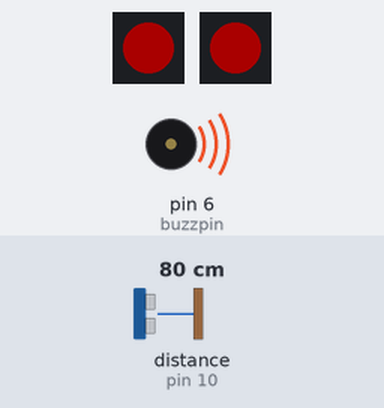
Bench run of a sketch on a simulated Arduino Uno, built with avr-gcc and run on an emulated ATmega328P. Parts: 2 × 1 RGB LEDs in strip order, left to right, buzzer (waves = sounding). Wiring (inferred from the names in the program): range finder with pulse-width output: data pin 10. Inputs (shaded band) come from the test bench; at power-on: distance to the obstacle (sensor on pin 10) 80 cm. The echo pulse lasts 58.3 µs per cm; dim RGB values are drawn brighter than linear.

Above: at 1.2 s.
1.3 s: distance to the obstacle (sensor on pin 10) set to 96 cm
4.3 s: distance to the obstacle (sensor on pin 10) set to 106 cm
At 5.94 s:
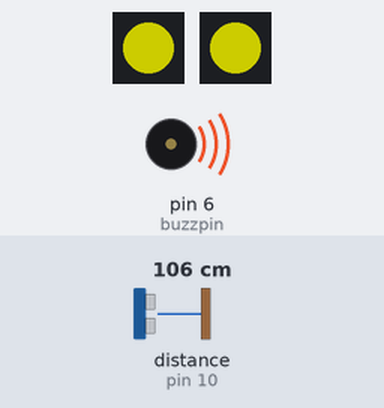
At 6.51 s:
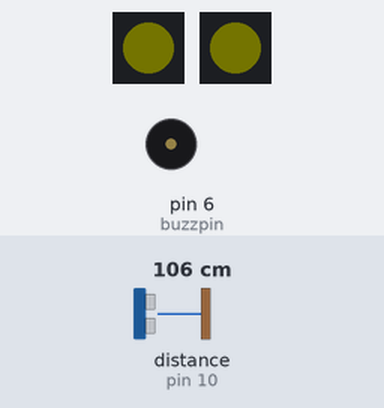
7.3 s: distance to the obstacle (sensor on pin 10) set to 250 cm
At 8.57 s:
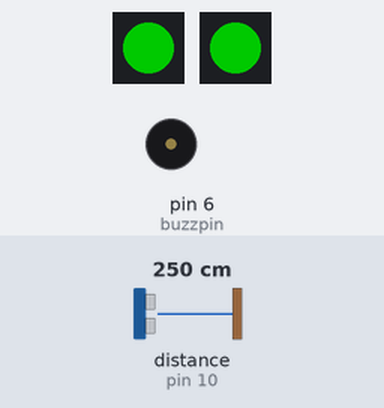
Timing chart, 0 to 16.3 s (numbered marks = the images above; inputs shaded):
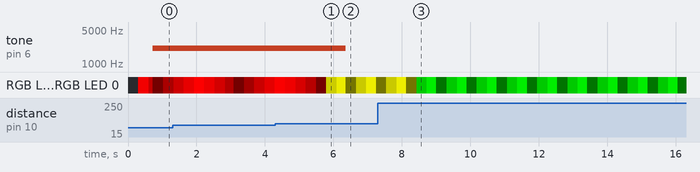

The sketch:

projectCode.ino
```cpp
#include <Adafruit_NeoPixel.h>
/*
 *  Different restrictions as to how bright the LED will be at what distance(in cm).
 *  Then we define the different frquencies of the buzzer. Must then create the different variables for the LED's, what pins theyre attached to etc.
 *  Define the different points which the LED's changing colours.
 *  The buzzer should only sound when the led turns red. When does it turn red?

*/

#define PIN 8//going to be attached to pin 8 on the flora board
#define PINS 3

#define GREEN_LONG 600
#define GREEN_SHORT 200
#define YELLOW_LONG 199
#define YELLOW_SHORT 100
#define RED_LONG 99
#define RED_SHORT 0


#define NOTE_B0  31
#define NOTE_C1  33
#define NOTE_CS1 35
#define NOTE_D1  37
#define NOTE_DS1 39
#define NOTE_E1  41
#define NOTE_F1  44
#define NOTE_FS1 46
#define NOTE_G1  49
#define NOTE_GS1 52
#define NOTE_A1  55
#define NOTE_AS1 58
#define NOTE_B1  62
#define NOTE_C2  65
#define NOTE_CS2 69
#define NOTE_D2  73
#define NOTE_DS2 78
#define NOTE_E2  82
#define NOTE_F2  87
#define NOTE_FS2 93
#define NOTE_G2  98
#define NOTE_GS2 104
#define NOTE_A2  110
#define NOTE_AS2 117
#define NOTE_B2  123
#define NOTE_C3  131
#define NOTE_CS3 139
#define NOTE_D3  147
#define NOTE_DS3 156
#define NOTE_E3  165
#define NOTE_F3  175
#define NOTE_FS3 185
#define NOTE_G3  196
#define NOTE_GS3 208
#define NOTE_A3  220
#define NOTE_AS3 233
#define NOTE_B3  247
#define NOTE_C4  262
#define NOTE_CS4 277
#define NOTE_D4  294
#define NOTE_DS4 311
#define NOTE_E4  330
#define NOTE_F4  349
#define NOTE_FS4 370
#define NOTE_G4  392
#define NOTE_GS4 415
#define NOTE_A4  440
#define NOTE_AS4 466
#define NOTE_B4  494
#define NOTE_C5  523
#define NOTE_CS5 554
#define NOTE_D5  587
#define NOTE_DS5 622
#define NOTE_E5  659
#define NOTE_F5  698
#define NOTE_FS5 740
#define NOTE_G5  784
#define NOTE_GS5 831
#define NOTE_A5  880
#define NOTE_AS5 932
#define NOTE_B5  988
#define NOTE_C6  1047
#define NOTE_CS6 1109
#define NOTE_D6  1175
#define NOTE_DS6 1245
#define NOTE_E6  1319
#define NOTE_F6  1397
#define NOTE_FS6 1480
#define NOTE_G6  1568
#define NOTE_GS6 1661
#define NOTE_A6  1760
#define NOTE_AS6 1865
#define NOTE_B6  1976
#define NOTE_C7  2093
#define NOTE_CS7 2217
#define NOTE_D7  2349
#define NOTE_DS7 2489
#define NOTE_E7  2637
#define NOTE_F7  2794
#define NOTE_FS7 2960
#define NOTE_G7  3136
#define NOTE_GS7 3322
#define NOTE_A7  3520
#define NOTE_AS7 3729
#define NOTE_B7  3951
#define NOTE_C8  4186
#define NOTE_CS8 4435
#define NOTE_D8  4699
#define NOTE_DS8 4978

//#define NUMPIXELS 3 //going to attach 3 neopixels


int buzzpin = 6;
const int pwPin1 = 10;
long sensor, inches, cm, val1,val2,val3;
boolean t;

Adafruit_NeoPixel pixels = Adafruit_NeoPixel(1,PIN, NEO_GRB + NEO_KHZ800); // Create a variable for the Flora onboard neopixel, at Pin 8
Adafruit_NeoPixel pixel = Adafruit_NeoPixel(1,PINS, NEO_GRB + NEO_KHZ800); // Create variable for the array of neopixels, connecting them from pin 3


void setup() {
  // put your setup code here, to run once:
  pinMode(pwPin1, INPUT); //Specify input
  pinMode(buzzpin,OUTPUT); // Specify buzzer at ouput on pin 6
  pixels.begin();
  pixel.begin();
  pixel.show();
  pixels.show();

}

void read_sensor (){      //Getting sensor readings
sensor = pulseIn(pwPin1, HIGH); // Variable to store sensor readings, starts a timer when HIGH and counts in microseconds, time of flight of 147 microseconds corresponds to 1 inch
inches = sensor / 147; // Converting to inches
cm = inches * 2.54; // Going from inches to centimeters
}

void print_range(){ // Printing to the serial monitor
Serial.print("CM");
Serial.println(cm);
}

void loop() {
  // put your main code here, to run repeatedly:
    val1 = map(cm,RED_SHORT,RED_LONG,1,5);
    val2 = map(cm,YELLOW_SHORT,YELLOW_LONG,1,5);
    val3 = map(cm,GREEN_SHORT,GREEN_LONG,1,5);
    if(cm <= RED_LONG && cm >= RED_SHORT){
      for(int z = 0;z < pixel.numPixels();z++){
       for(int i =0; i <255;i++){
         pixels.setPixelColor(0,pixels.Color(i,0,0));
         pixel.setPixelColor(z,pixel.Color(i,0,0));
         pixel.show();
         pixels.show();
         delay(val1);
      }

      for(int j =255; j > 0;j--){
        pixels.setPixelColor(0,pixels.Color(j,0,0));
        pixel.setPixelColor(z,pixel.Color(j,0,0));
        pixel.show();
        pixels.show();
        delay(val1);
       }
      }
    tone(buzzpin,NOTE_C7); //Using a frequency of 2000 or C7
    }


    else if(cm <= YELLOW_LONG && cm >= YELLOW_SHORT){  // If the sensor reads an object between 200cm and 100cm away, turn the LED Yellow. By using the map function we can change intensity of yellow depending on distance.
      for(int z = 0;z < pixel.numPixels();z++){
       for(int i =0; i <255;i++){
         pixels.setPixelColor(0,pixels.Color(i,i,0));
         pixel.setPixelColor(z,pixel.Color(i,i,0));
         pixel.show();
         pixels.show();
         delay(val2);
      }

      for(int j =255; j > 0;j--){
        pixels.setPixelColor(0,pixels.Color(j,j,0));
        pixel.setPixelColor(z,pixel.Color(j,j,0));
        pixel.show();
        pixels.show();
        delay(val2);
      }
      }

    pixels.show();
    pixel.show();
    noTone(buzzpin);
    }

    else if(cm >= GREEN_SHORT){
      for(int z = 0;z < pixel.numPixels();z++){
        for(int i =0; i <255;i++){
         pixels.setPixelColor(0,pixels.Color(0,i,0));
         pixel.setPixelColor(z,pixel.Color(0,i,0));
         pixel.show();
         pixels.show();
         delay(val3);
      }

      for(int j =255; j > 0;j--){
        pixels.setPixelColor(0,pixels.Color(0,j,0));
        pixel.setPixelColor(z,pixel.Color(0,j,0));
        pixel.show();
        pixels.show();
        delay(val3);
      }
      }
    pixels.show();
    pixel.show();
    noTone(buzzpin);
    }

read_sensor();
print_range();
//fade();
delay(100);
}


//void colorWipe(uint32_t c, uint8_t wait){          //This is going to be used to make the number of additional neopixels, setColorPixel sets the color pixel to the RGB value passed in this function
  //for(uint16_t i = 0;i < pixels.numPixels();i++){
    //pixels.setPixelColor(i, c);
    //pixel.setPixelColor(i, c);
    //pixels.show();
    //pixel.show();
    //delay(wait);
    //}
```

Measured:
- the behaviour switches between 101 and 102 cm on distance to the obstacle (sensor on pin 10) (found by bisection; images 0 and 1)
- after the input at 4.3 s, tone on pin 6 (buzzpin): 2093 Hz → silent after 2.1 s
